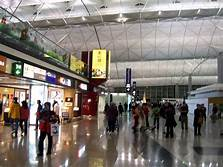
#> input picture multiprocessing-opencv/images/airport.jpeg, 223 x 167 px; its folder holds 2 pictures in this run
$ python extract.py --images images --output out --hashes images/airport.jpeg
#> lines starting #> are read from the running program, lines starting #| are printed output that depends on the picture
### multiprocessing-opencv/pyimagesearch/parallel_hashing.py
# ------------------------
#   IMPORTS
# ------------------------
# import the necessary packages
import numpy as np
import pickle
import cv2

# ------------------------
#   FUNCTIONS
# ------------------------
def dhash(image, hashSize=8):
    # convert the image to grayscale
	gray = cv2.cvtColor(image, cv2.COLOR_BGR2GRAY)
	# resize the input image, adding a single column (width) so we can compute the horizontal gradient
	resized = cv2.resize(gray, (hashSize + 1, hashSize))
	# compute the (relative) horizontal gradient between adjacent column pixels
	diff = resized[:, 1:] > resized[:, :-1]
	# convert the difference image to a hash
	return sum([2 ** i for (i, v) in enumerate(diff.flatten()) if v])

def convert_hash(h):
	# convert the hash to NumPy's 64-bit float and then back to Python's built in int
	return int(np.array(h, dtype="float64"))

def chunk(l, n):
	# loop over the list in n-sized chunks
	for i in range(0, len(l), n):
		# yield the current n-sized chunk to the calling function
		yield l[i: i + n]

def process_images(payload):
	# display the process ID for debugging and initialize the hashes dictionary
	print("[INFO] starting process {}".format(payload["id"]))
	hashes = {}
	# loop over the image paths
	for imagePath in payload["input_paths"]:
		# load the input image, compute the hash, and conver it
		image = cv2.imread(imagePath)
		h = dhash(image)
		h = convert_hash(h)
		# update the hashes dictionary
		l = hashes.get(h, [])
		l.append(imagePath)
		hashes[h] = l
	# serialize the hashes dictionary to disk using the supplied output path
	print("[INFO] process {} serializing hashes".format(payload["id"]))
	f = open(payload["output_path"], "wb")
	f.write(pickle.dumps(hashes))
	f.close()

### multiprocessing-opencv/extract.py
# ------------------------
#   USAGE
# ------------------------
# python extract.py --images 101_ObjectCategories --output temp_output --hashes hashes.pickle

# ------------------------
#   IMPORT
# ------------------------
from pyimagesearch.parallel_hashing import process_images
from pyimagesearch.parallel_hashing import chunk
from multiprocessing import Pool
from multiprocessing import cpu_count
from imutils import paths
import numpy as np
import argparse
import pickle
import os

# ------------------------
#   MAIN FUNCTION
# ------------------------
# Check to see if this is the main thread of execution
if __name__ == "__main__":
    # Construct the argument parser and parse the arguments
    ap = argparse.ArgumentParser()
    ap.add_argument("-i", "--images", required=True, type=str, help="path to input directory of images")
    ap.add_argument("-o", "--output", required=True, type=str,
                    help="path to output directory to store intermediate files")
    ap.add_argument("-a", "--hashes", required=True, type=str, help="path to output hashes dictionary")
    ap.add_argument("-p", "--procs", type=int, default=-1, help="# of processes to spin up")
    args = vars(ap.parse_args())
    # Determine the number of concurrent processes to launch when distributing the load across the system
    # then create the list of process IDs.
    procs = args["procs"] if args["procs"] > 0 else cpu_count()
    proc_ids = list(range(0, procs))
    # Grab the paths to the input images, then determine the number of images each process will handle
    print("[INFO] grabbing image paths...")
    all_img_paths = sorted(list(paths.list_images(args["images"])))
    num_img_per_proc = len(all_img_paths) / float(procs)
    num_img_per_proc = int(np.ceil(num_img_per_proc))
    # Chunk the image paths into N (approximately) equal sets, one set of image paths for each individual process
    chunked_paths = list(chunk(all_img_paths, num_img_per_proc))
    # Initialize the list of payloads
    payloads = []
    # Loop over the set chunked image paths
    for (i, img_paths) in enumerate(chunked_paths):
        # Construct the path to the output intermediary file for the current process
        output_path = os.path.sep.join([args["output"], "proc_{}.pickle".format(i)])
        # Construct a dictionary of data for the payload, then add it to the payloads list
        data = {"id": i, "input_paths": img_paths, "output_path": output_path}
        payloads.append(data)
    # Construct and launch the processing pool
    print("[INFO] launching pool using {} processes...".format(procs))
    pool = Pool(processes=procs)
    pool.map(process_images, payloads)
#> in process_images, image is the input picture: shape (167, 223, 3); mean B, G, R 114.8, 120.9, 127.9
#> in dhash, `gray = cv2.cvtColor(image, cv2.COLOR_BGR2GRAY)`:
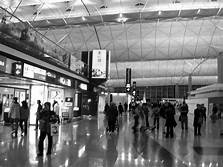
#> gray: shape (167, 223); min 0, max 255, mean 122.3
#> in process_images, `h = dhash(image)`: h = 15250194155886524970
#> in process_images, `h = convert_hash(h)`: h = 15250194155886524416
#> in process_images, `l = hashes.get(h, [])`: l = []
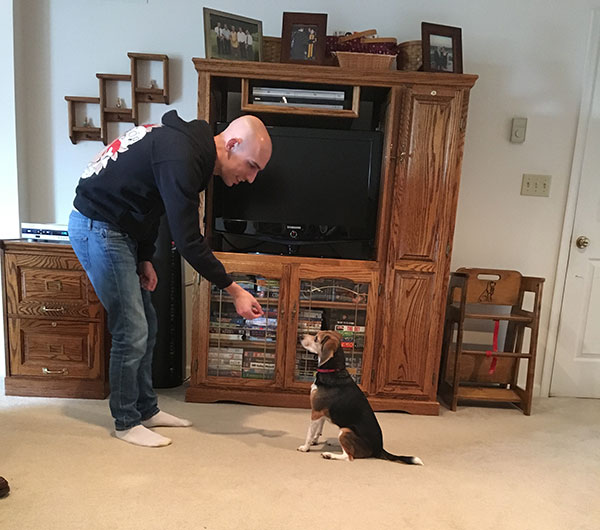
#> input picture multiprocessing-opencv/images/living_room.jpg, 600 x 530 px
#> in process_images, image is the input picture: shape (530, 600, 3); mean B, G, R 101.7, 116.3, 134.4
#> call 2 of dhash, with hashSize = 8
#> in dhash (call 2), `gray = cv2.cvtColor(image, cv2.COLOR_BGR2GRAY)`:
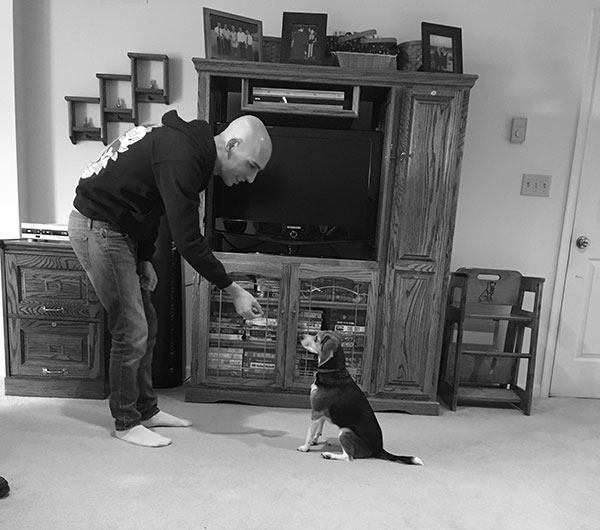
#> gray: shape (530, 600); min 0, max 255, mean 120
#> in process_images (call 2), `h = dhash(image)`: h = 6281277816464335953
#> in process_images (call 2), `h = convert_hash(h)`: h = 6281277816464335872
    # Close the pool and wait for all processes to finish
    print("[INFO] waiting for processes to finish...")
    pool.close()
    pool.join()
    print("[INFO] multiprocessing complete")
    # Initialize the hashes dictionary (i.e., will combine the results of each pickled/serialized dictionary
    # into a single dictionary).
    print("[INFO] combining hashes...")
    hashes = {}
    # Loop over all pickle files in the output directory
    for p in paths.list_files(args["output"], validExts=".pickle",):
        # load the contents of the dictionary
        data = pickle.loads(open(p, "rb").read())
        # loop over the hashes and image paths in the dictionary
        for (tempH, tempPaths) in data.items():
            # grab all image paths with the current hash, add in the image paths for the current pickle file,
            # and then update the hash dictionary
            img_paths = hashes.get(tempH, [])
            img_paths.extend(tempPaths)
            hashes[tempH] = img_paths
    # Serialize the hashes dictionary to disk
    print("[INFO] serializing hashes...")
    f = open(args["hashes"], "wb")
    f.write(pickle.dumps(hashes))
    f.close()
